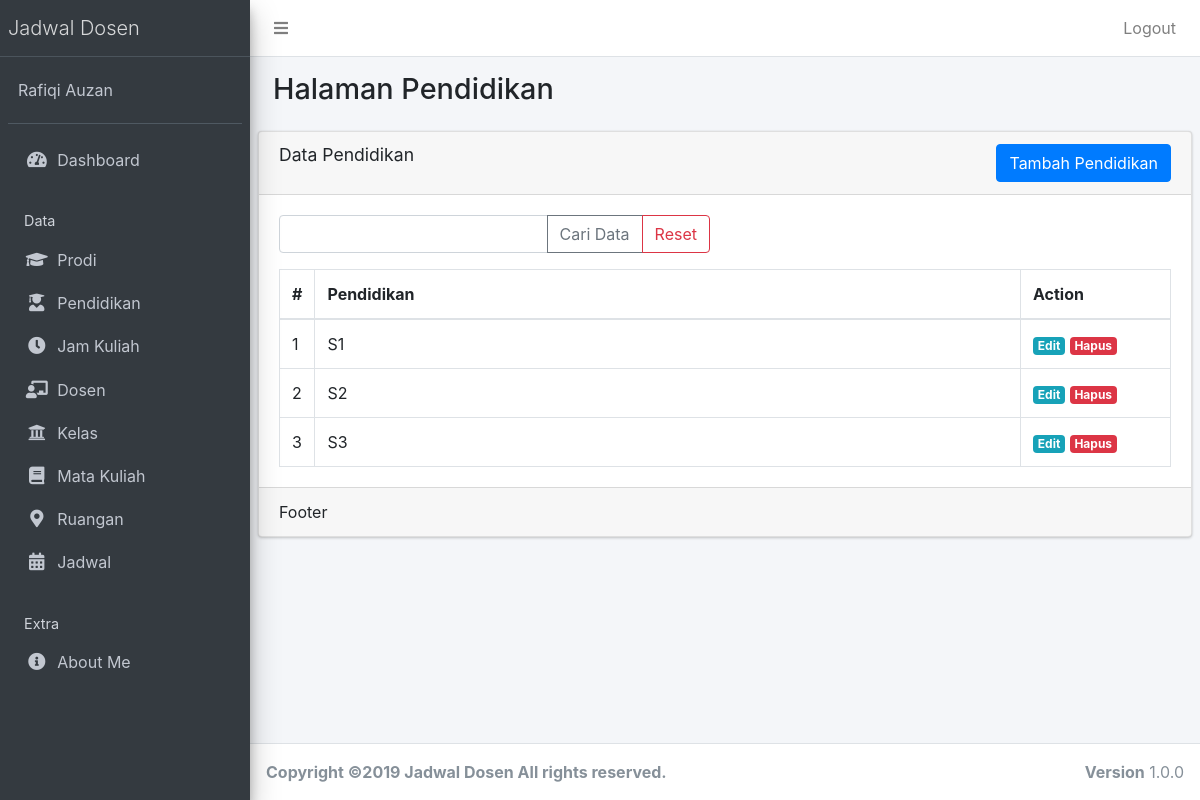
Screenshot of /public/pendidikan (signed in) with the database file from the repository.
### tables this page shows
CREATE TABLE `pendidikan` (
  `pen_id` int(12) NOT NULL AUTO_INCREMENT,
  `nama_pen` varchar(35) NOT NULL,
  PRIMARY KEY (`pen_id`)
);

### app/core/Controller.php (called while the page is built, shortened)
<?php
class Controller{
	public function view($view, $data = [])
	{
		require_once '../app/views/' . $view . '.php';
	}
	public function model($model)
	{
		return new $model;
	}
}

### app/controllers/Pendidikan.php (called while the page is built, shortened)
<?php
class Pendidikan extends Controller
{
	public function index()
	{
		$data['title'] = 'Data Pendidikan';
		$data['pendidikan'] = $this->model('PendidikanModel')->getAllPendidikan();
		$this->view('pendidikan/index', $data);
	}
}

### app/core/App.php (called while the page is built, shortened)
<?php
class App{
	protected $method = 'index';
	protected $params = [];
	public function __construct(){
		$this->controller = new $this->controller;
		call_user_func_array([$this->controller, $this->method], $this->params);
	}
}

### public/index.php (called while the page is built, shortened)
<?php
$app = new App;

### app/core/Database.php (called while the page is built, shortened)
<?php
class Database{
	private $host = DB_HOST;
	private $user = DB_USER;
	private $pass = DB_PASS;
	private $dbnm = DB_NAME;
	private $dbh;
	private $stmt;
	public function __construct()
	{
		$dsn = 'mysql:host='. $this->host .';dbname='. $this->dbnm;
		$option = [
			PDO::ATTR_PERSISTENT => true,
			PDO::ATTR_ERRMODE => PDO::ERRMODE_EXCEPTION
		];
		try{
			$this->dbh = new PDO($dsn,$this->user,$this->pass, $option);
		}catch(PDOException $e){
			die($e->getMessage());
		}
	}
	public function query($query)
	{
		$this->stmt = $this->dbh->prepare($query);
	}
	public function execute()
	{
		$this->stmt->execute();
	}
	public function resultSet()
	{
		$this->execute();
		return $this->stmt->fetchAll(PDO::FETCH_ASSOC);
	}
}

### app/models/PendidikanModel.php (called while the page is built, shortened)
<?php
class PendidikanModel
{
	private $table = 'pendidikan';
	private $db;
	public function __construct()
	{
		$this->db = new Database;
	}
	public function getAllPendidikan()
	{
		$this->db->query('SELECT * FROM ' . $this->table);
		return $this->db->resultSet();
	}
}

### app/views/pendidikan/index.php (the view, shortened to what this page needs)
<div class="content-wrapper">
  <section class="content-header">
    <div class="container-fluid">
      <div class="row mb-2">
        <div class="col-sm-6">
          <h1>Halaman Pendidikan</h1>
        </div>
      </div>
    </div>
  </section>
  <section class="content">
    <div class="row">
      <div class="col-sm-12">
      </div>
    </div>
    <div class="card">
      <div class="card-header">
        <h3 class="card-title"><?= $data['title'] ?></h3> <a href="<?= base_url; ?>/pendidikan/tambah" class="btn float-right btn-xs btn btn-primary">Tambah Pendidikan</a>
      </div>
      <div class="card-body">
        <form action="<?= base_url; ?>/pendidikan/cari" method="post">
          <div class="row mb-3">
            <div class="col-lg-6">
              <div class="input-group">
                <input type="text" class="form-control" placeholder="" name="key">
                <div class="input-group-append">
                  <button class="btn btn-outline-secondary" type="submit">Cari Data</button>
                  <a class="btn btn-outline-danger" href="<?= base_url; ?>/pendidikan">Reset</a>
                </div>
              </div>
            </div>
          </div>
        </form>
        <table class="table table-bordered">
          <thead>
            <tr>
              <th style="width: 10px">#</th>
              <th>Pendidikan</th>
              <th style="width: 150px">Action</th>
            </tr>
          </thead>
          <tbody>
            <?php $no = 1; ?>
            <?php foreach ($data['pendidikan'] as $row) : ?>
              <tr>
                <td><?= $no; ?></td>
                <td><?= $row['nama_pen']; ?></td>
                <td>
                  <a href="<?= base_url; ?>/pendidikan/edit/<?= $row['pen_id'] ?>" class="badge badge-info ">Edit</a> <a href="<?= base_url; ?>/pendidikan/hapus/<?= $row['pen_id'] ?>" class="badge badge-danger" onclick="return confirm('Hapus data?');">Hapus</a>
                </td>
              </tr>
            <?php $no++;
            endforeach; ?>
          </tbody>
        </table>
      </div>
      <div class="card-footer">
        Footer
      </div>
    </div>
  </section>
</div>

### rows the page displays
pendidikan: nama_pen "S1"
pendidikan: nama_pen "S2"
pendidikan: nama_pen "S3"

### other values shown
$data['title'] "Data Pendidikan"
